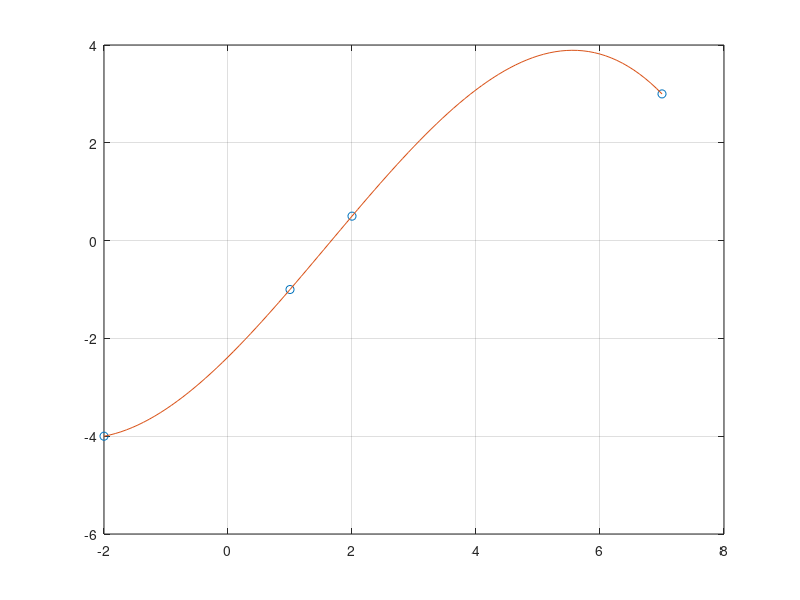
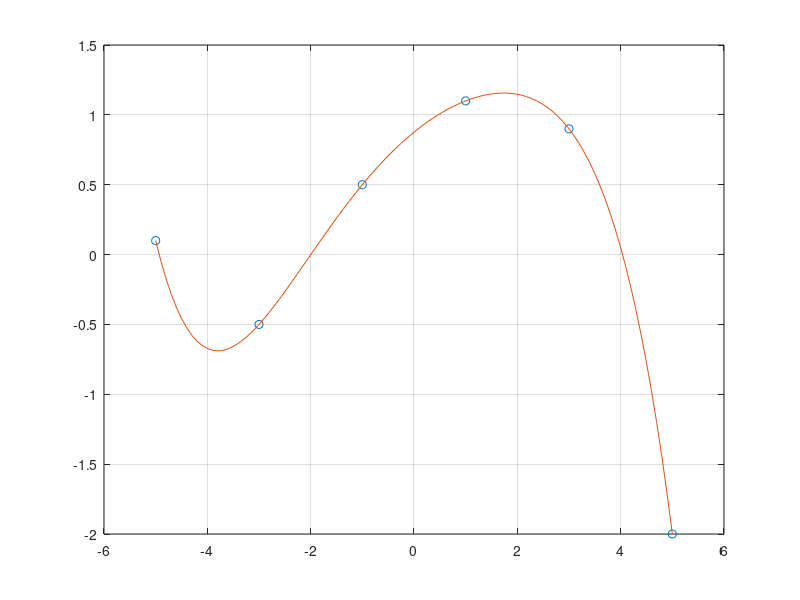

The MATLAB script that drew these images, in order:
% Esercizio 01

% Dati [parte 1]
x1 = [-2 1 2 7];
y1 = [-4 -1 0.5 3];

% Richieste [parte 1]
n = length(x1) - 1;
p1 = polyfit(x1, y1, n)

figure(1)
plot(x1,y1,"o")
hold on

x = linspace(min(x1), max(x1));
y = polyval(p1,x);
plot(x,y)
grid on

% Dati [parte 2]
x2 = [-5 -3 -1 1 3 5];
y2 = [0.1 -0.5 0.5 1.1 0.9 -2];

% Richieste [parte 2]
n = length(x2) - 1;
p2 = polyfit(x2, y2, n)

figure(2)
plot(x2,y2,"o")
hold on

x = linspace(min(x2), max(x2));
y = polyval(p2,x);
plot(x,y)
grid on
